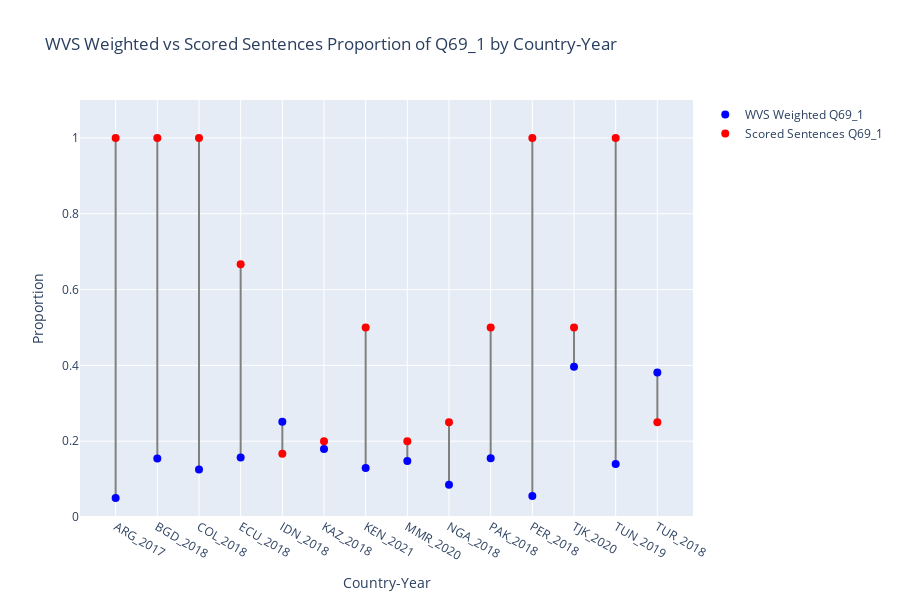

Notebook source saved alongside this figure:
### Code cell
## (Visualization -III) ##

# This script compares proportions of a specific Q69 survey response between scored sentences and WVS data at the country-year level.
# It aggregates sentence counts and computes proportions per country-year in the scored predictions.
# It filters the WVS data to matching country-year pairs and computes weighted response proportions using survey weights.
# The code then merges both datasets and visualizes their proportions with connecting lines to compare distributions.
# The plot uses country-year labels on the x-axis and proportion values on the y-axis, with vertical lines visually highlighting differences between WVS survey and scored sentence proportions.
# Finally, it calculates and prints the Pearson correlation between the weighted WVS proportions and scored sentence proportions.

%run visualize_prop_diffs.py

### Figure 1 — Plotly figure (JSON) as saved in the notebook; plotly's stock layout.template omitted (floating-point values rounded to 4 significant figures)
{"data": [{"hoverinfo": "skip", "line": {"color": "gray"}, "mode": "lines", "showlegend": false, "type": "scatter", "x": ["ARG_2017", "ARG_2017"], "y": [0.04985, 1]}, {"hoverinfo": "skip", "line": {"color": "gray"}, "mode": "lines", "showlegend": false, "type": "scatter", "x": ["BGD_2018", "BGD_2018"], "y": [0.1542, 1]}, {"hoverinfo": "skip", "line": {"color": "gray"}, "mode": "lines", "showlegend": false, "type": "scatter", "x": ["COL_2018", "COL_2018"], "y": [0.125, 1]}, {"hoverinfo": "skip", "line": {"color": "gray"}, "mode": "lines", "showlegend": false, "type": "scatter", "x": ["ECU_2018", "ECU_2018"], "y": [0.1567, 0.6667]}, {"hoverinfo": "skip", "line": {"color": "gray"}, "mode": "lines", "showlegend": false, "type": "scatter", "x": ["IDN_2018", "IDN_2018"], "y": [0.2516, 0.1667]}, {"hoverinfo": "skip", "line": {"color": "gray"}, "mode": "lines", "showlegend": false, "type": "scatter", "x": ["KAZ_2018", "KAZ_2018"], "y": [0.1795, 0.2]}, {"hoverinfo": "skip", "line": {"color": "gray"}, "mode": "lines", "showlegend": false, "type": "scatter", "x": ["KEN_2021", "KEN_2021"], "y": [0.1295, 0.5]}, {"hoverinfo": "skip", "line": {"color": "gray"}, "mode": "lines", "showlegend": false, "type": "scatter", "x": ["MMR_2020", "MMR_2020"], "y": [0.1475, 0.2]}, {"hoverinfo": "skip", "line": {"color": "gray"}, "mode": "lines", "showlegend": false, "type": "scatter", "x": ["NGA_2018", "NGA_2018"], "y": [0.08488, 0.25]}, {"hoverinfo": "skip", "line": {"color": "gray"}, "mode": "lines", "showlegend": false, "type": "scatter", "x": ["PAK_2018", "PAK_2018"], "y": [0.1549, 0.5]}, {"hoverinfo": "skip", "line": {"color": "gray"}, "mode": "lines", "showlegend": false, "type": "scatter", "x": ["PER_2018", "PER_2018"], "y": [0.05571, 1]}, {"hoverinfo": "skip", "line": {"color": "gray"}, "mode": "lines", "showlegend": false, "type": "scatter", "x": ["TJK_2020", "TJK_2020"], "y": [0.3967, 0.5]}, {"hoverinfo": "skip", "line": {"color": "gray"}, "mode": "lines", "showlegend": false, "type": "scatter", "x": ["TUN_2019", "TUN_2019"], "y": [0.1399, 1]}, {"hoverinfo": "skip", "line": {"color": "gray"}, "mode": "lines", "showlegend": false, "type": "scatter", "x": ["TUR_2018", "TUR_2018"], "y": [0.381, 0.25]}, {"hovertemplate": "%{x}<br>WVS Weighted Proportion: %{y:.2f}<extra></extra>", "marker": {"color": "blue", "size": 8}, "mode": "markers", "name": "WVS Weighted Q69_1", "type": "scatter", "x": ["ARG_2017", "BGD_2018", "COL_2018", "ECU_2018", "IDN_2018", "KAZ_2018", "KEN_2021", "MMR_2020", "NGA_2018", "PAK_2018", "PER_2018", "TJK_2020", "TUN_2019", "TUR_2018"], "y": [0.04985, 0.1542, 0.125, 0.1567, 0.2516, 0.1795, 0.1295, 0.1475, 0.08488, 0.1549, 0.05571, 0.3967, 0.1399, 0.381]}, {"hovertemplate": "%{x}<br>Sentence Proportion: %{y:.2f}<extra></extra>", "marker": {"color": "red", "size": 8}, "mode": "markers", "name": "Scored Sentences Q69_1", "type": "scatter", "x": ["ARG_2017", "BGD_2018", "COL_2018", "ECU_2018", "IDN_2018", "KAZ_2018", "KEN_2021", "MMR_2020", "NGA_2018", "PAK_2018", "PER_2018", "TJK_2020", "TUN_2019", "TUR_2018"], "y": [1.0, 1.0, 1.0, 0.6667, 0.1667, 0.2, 0.5, 0.2, 0.25, 0.5, 1.0, 0.5, 1.0, 0.25]}], "layout": {"height": 600, "hovermode": "x unified", "title": {"text": "WVS Weighted vs Scored Sentences Proportion of Q69_1 by Country-Year"}, "xaxis": {"title": {"text": "Country-Year"}}, "yaxis": {"range": [0, 1.1], "title": {"text": "Proportion"}}}}
